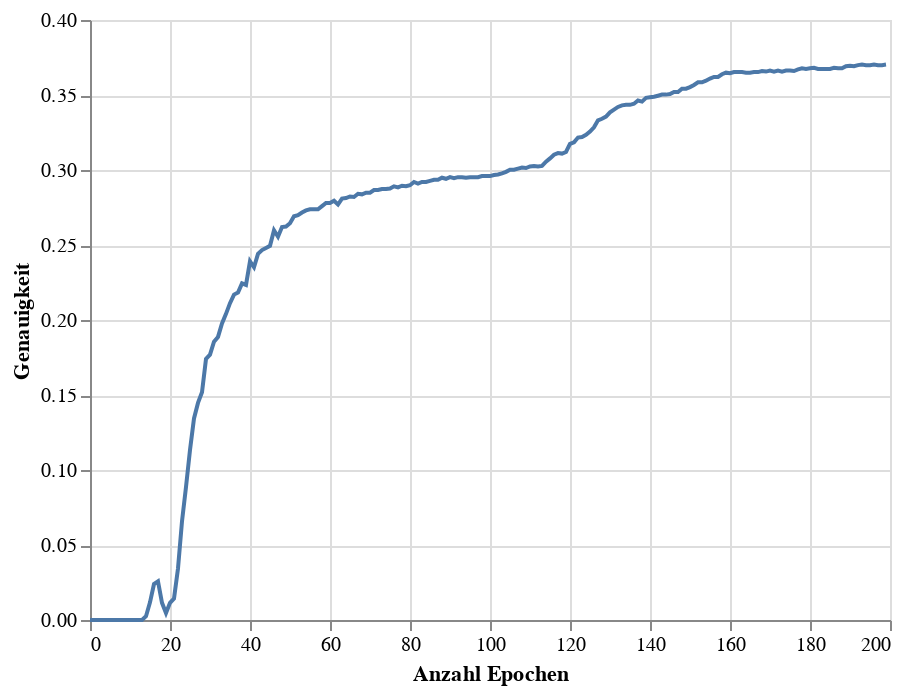

Here is the notebook cell this chart was saved with:
### Code cell
accuracy_chart = alt.Chart(accuracy_df).mark_line().encode(
    x=alt.X('Epoch',title = 'Anzahl Epochen'),
    y=alt.Y('Accuracy', title = 'Genauigkeit')
)
accuracy_chart

### Figure 1 — Vega-Lite specification as saved in the notebook (floating-point values rounded to 4 significant figures; data arrays with more than 128 entries replaced by an {"elided": "..."} marker saying what was removed)
{"config": {"view": {"continuousWidth": 400, "continuousHeight": 300}}, "data": {"name": "data-45363dac465fbc4242fe89adb10b7bbd"}, "mark": "line", "encoding": {"x": {"field": "Epoch", "title": "Anzahl Epochen", "type": "quantitative"}, "y": {"field": "Accuracy", "title": "Genauigkeit", "type": "quantitative"}}, "$schema": "https://vega.github.io/schema/vega-lite/v4.17.0.json", "datasets": {"data-45363dac465fbc4242fe89adb10b7bbd": {"elided": "200 records"}}}
